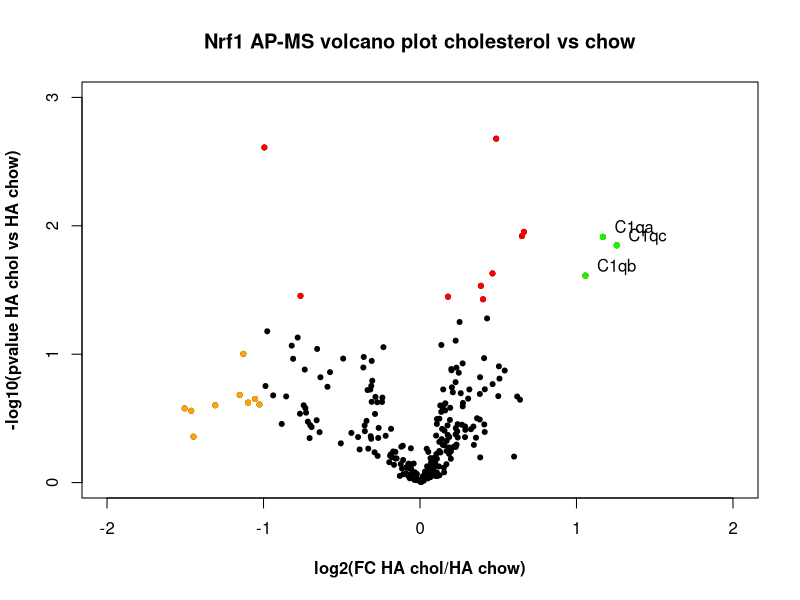
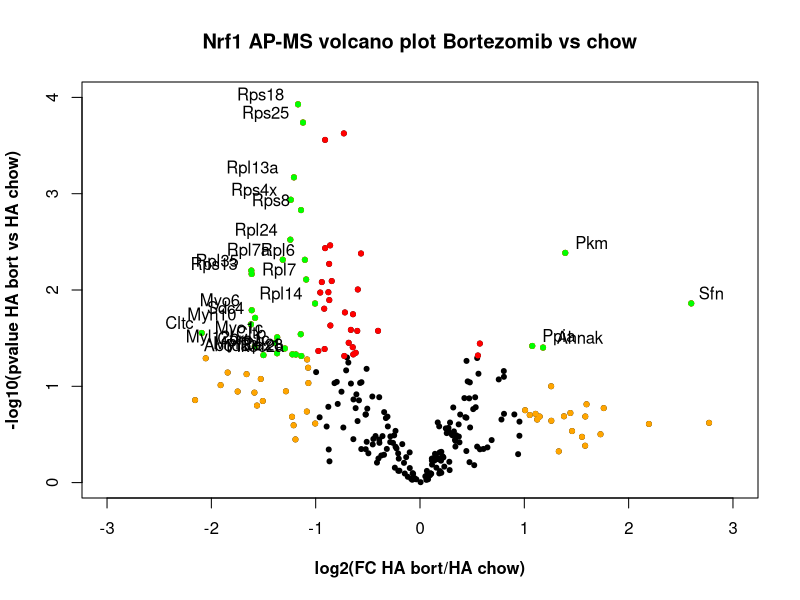
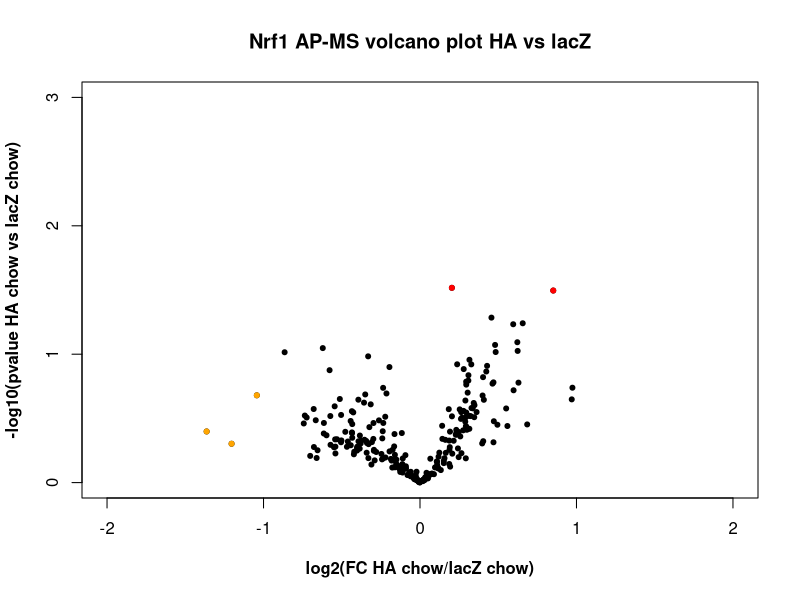
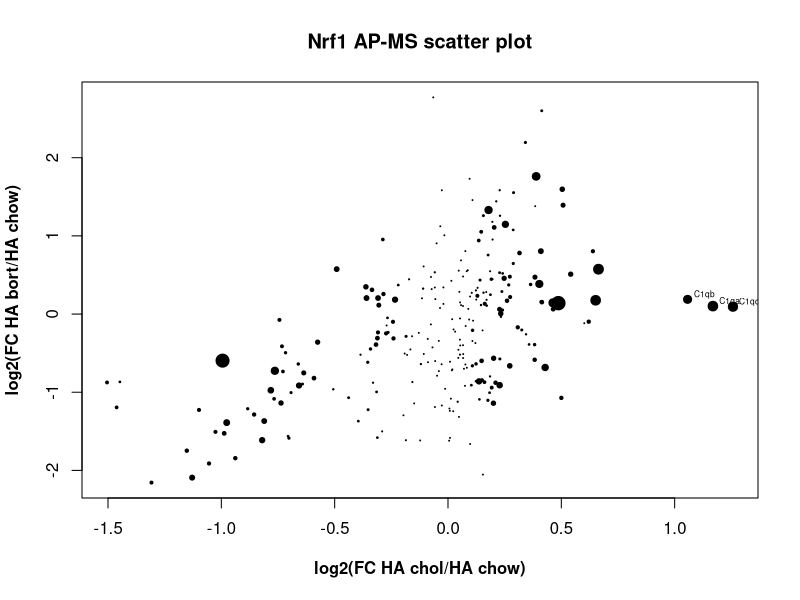

These charts were generated, in order, by the following R code:
## ---- chunk 1
proteomics_data <- read.table("data/R-proteomics-Nrf1.csv", header=TRUE, sep=",")
attach(proteomics_data)
## ---- chunk 2
# bold axis titles
par(font.lab=2)

# create plot
with(proteomics_data,
     plot(
       log2_FC_HAchol_HAchow,
       -log10(pvalue),
       pch=20,
       xlim=c(-2,2),
       ylim=c(0,3),
       yaxp=c(0,3,3),
       main="Nrf1 AP-MS volcano plot cholesterol vs chow",
       xlab="log2(FC HA chol/HA chow)",
       ylab="-log10(pvalue HA chol vs HA chow)"
       )
     )

# Add colored points: 
# red if pvalue<0.05, orange if [log2FC]>1, green if both)
with(subset(proteomics_data, pvalue<.05),
     points(
       log2_FC_HAchol_HAchow,
       -log10(pvalue),
       pch=20,
       col="red"
       )
     )

with(subset(proteomics_data, abs(log2_FC_HAchol_HAchow)>1),
     points(
       log2_FC_HAchol_HAchow,
       -log10(pvalue),
       pch=20,
       col="orange"
       )
     )

with(subset(proteomics_data, pvalue<.05 & abs(log2_FC_HAchol_HAchow)>1),
     points(
       log2_FC_HAchol_HAchow,
       -log10(pvalue),
       pch=20,
       col="green"
       )
     )

# Label points with the textxy function from the calibrate package
library(calibrate)
with(subset(proteomics_data, pvalue<.05 & abs(log2_FC_HAchol_HAchow)>1),
     textxy(
       log2_FC_HAchol_HAchow,
       -log10(pvalue),
       labs=Gene,
       cex=1
       )
     )

## ---- chunk 3
# bold axis titles
par(font.lab=2)

# create plot
with(proteomics_data,
     plot(
       log2_FC_HAbort_HAchow,
       -log10(pvaluebort),
       pch=20,
       xlim=c(-3,3),
       ylim=c(0,4),
       main="Nrf1 AP-MS volcano plot Bortezomib vs chow",
       xlab="log2(FC HA bort/HA chow)",
       ylab="-log10(pvalue HA bort vs HA chow)"
       )
     )
# Add colored points:
# red if pvalue<0.05, orange if log2FC>1, green if both)
with(subset(proteomics_data, pvaluebort<.05 ),
     points(
       log2_FC_HAbort_HAchow,
       -log10(pvaluebort),
       pch=20,
       col="red"
       )
     )

with(subset(proteomics_data, abs(log2_FC_HAbort_HAchow)>1),
     points(
       log2_FC_HAbort_HAchow,
       -log10(pvaluebort),
       pch=20,
       col="orange"
       )
     )

with(subset(proteomics_data, pvaluebort<.05 & abs(log2_FC_HAbort_HAchow)>1),
     points(
       log2_FC_HAbort_HAchow,
       -log10(pvaluebort),
       pch=20,
       col="green"
       )
     )

# Label points with the textxy function from the calibrate package
library(calibrate)
with(subset(proteomics_data, pvaluebort<.05 & abs(log2_FC_HAbort_HAchow)>1),
     textxy(
       log2_FC_HAbort_HAchow,
       -log10(pvaluebort),
       labs=Gene,
       cex=1
       )
     )

## ---- chunk 4
# bold axis titles
par(font.lab=2)

# create plot
with(proteomics_data,
     plot(
       log2_FC_HAchow_lacZ,
       -log10(pvaluechow),
       pch=20,
       xlim=c(-2,2),
       ylim=c(0,3),
       yaxp=c(0,3,3),
       main="Nrf1 AP-MS volcano plot HA vs lacZ",
       xlab="log2(FC HA chow/lacZ chow)",
       ylab="-log10(pvalue HA chow vs lacZ chow)"
       )
     )

# Add colored points:
# red if pvalue<0.05, orange if [log2FC]>1, green if both)
with(subset(proteomics_data, pvaluechow<.05),
     points(
       log2_FC_HAchow_lacZ,
       -log10(pvaluechow),
       pch=20,
       col="red"
       )
     )

with(subset(proteomics_data, abs(log2_FC_HAchow_lacZ)>1),
     points(
       log2_FC_HAchow_lacZ,
       -log10(pvaluechow),
       pch=20,
       col="orange"
       )
     )

with(subset(proteomics_data, pvaluechow<.05 & abs(log2_FC_HAchow_lacZ)>1),
     points(
       log2_FC_HAchow_lacZ,
       -log10(pvaluechow),
       pch=20,
       col="green"
       )
     )

# Label points with the textxy function from the calibrate package
library(calibrate)
with(subset(proteomics_data, pvaluechow<.05 & abs(log2_FC_HAchow_lacZ)>1),
     textxy(
       log2_FC_HAchow_lacZ,
       -log10(pvaluechow),
       labs=Gene,
       cex=1
       )
     )

## ---- chunk 5
# set size of points according to p value
dotsize <- -log10(pvalue)

# bold axis titles
par(font.lab=2)

# create plot
with(proteomics_data,
     plot(
       log2_FC_HAchol_HAchow,
       log2_FC_HAbort_HAchow,
       pch=20,
       main="Nrf1 AP-MS scatter plot",
       xlab="log2(FC HA chol/HA chow)",
       ylab="log2(FC HA bort/HA chow)",
       cex=dotsize
       )
     )

# Label points with the textxy function from the calibrate package
library(calibrate)
with(subset(proteomics_data, pvalue<.05 & abs(log2_FC_HAchol_HAchow)>1),
     textxy(
       log2_FC_HAchol_HAchow,
       log2_FC_HAbort_HAchow,
       labs=Gene
       )
     )
